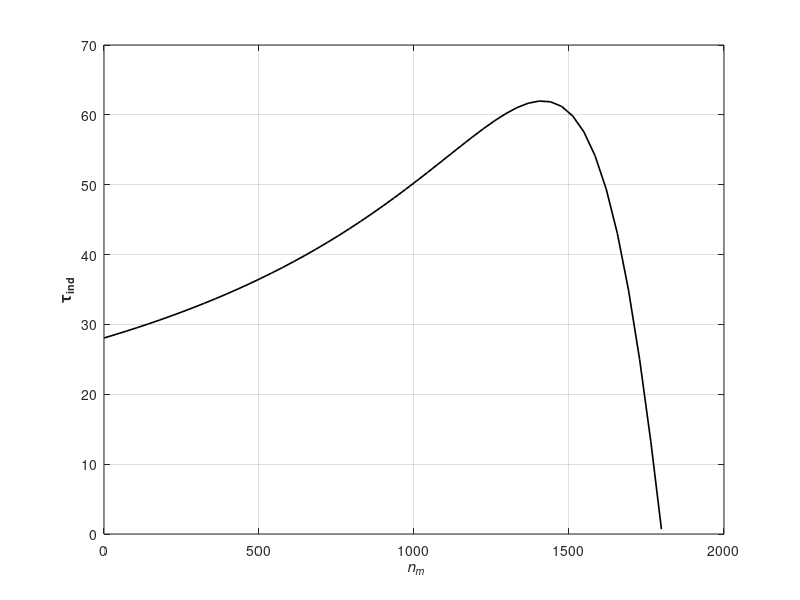

The MATLAB source for this figure:

clear 
clc 
% This Code is only for analyzing the motor that we have and outputting the
% torque speed characteristic


% : 
p = 4 ; % poles 
B = 0.00281 ; 
J = 0.0155 ; 
r1 =   1 ; % Stator resistance 
x1 = 1.4633 ; % Stator Reactance 
r2 = 1.06 ; % Rotor resistance 
x2 = 3.41437 ; % rotor reactance 
xm = 55.95636 ;  % magnetizing branch reactance
v_phase = 220 ;  % note that v_phase is 3vtriphase 
n_sync = 120*60/p ; % synchronous speed rpm 
w_sync = n_sync * 2*pi/60 ; % Conversion from rpm en rad/s  


% Calculate Thevenin voltage and impedance 
v_th = v_phase * (xm / sqrt(r1^2 + (x1 + xm)^2)) ; 
z_th = ((1i*xm)*(r1+1i*x1))/(r1 + 1i*(x1+xm)) ; 
r_th = real(z_th) ; 
x_th = imag(z_th) ; 

% Define Slip 
s = (0:1:50)/50 ; % slip
s(1) = 0.001 ; 
nm = (1-s) * n_sync ; 

for ii = 1:51 
    t_ind(ii) = (3*(v_th^2)*r2/s(ii) / ( w_sync * ((r_th + (r2/s(ii)))^2 + (x_th + x2)^2))) ; 
end

plot(nm,t_ind,'Color','k','Linewidth',1.2) ; 
xlabel( ' \itn_{m}' , 'Fontweight' , 'Bold' ) ;
ylabel( ' \tau_{ind} ' , 'Fontweight' , 'Bold' ) ;
grid on ; 

